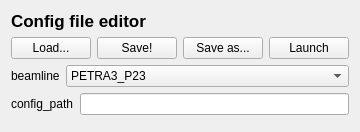
          <widget class="QWidget" name="tab">
           <attribute name="title">
            <string>Config_settings</string>
           </attribute>
           <layout class="QVBoxLayout" name="verticalLayout">
            <item>
             <widget class="QLabel" name="label">
              <property name="sizePolicy">
               <sizepolicy hsizetype="Fixed" vsizetype="Fixed">
                <horstretch>0</horstretch>
                <verstretch>0</verstretch>
               </sizepolicy>
              </property>
              <property name="font">
               <font>
                <pointsize>13</pointsize>
                <weight>75</weight>
                <bold>true</bold>
               </font>
              </property>
              <property name="text">
               <string>Config file editor</string>
              </property>
             </widget>
            </item>
            <item>
             <layout class="QHBoxLayout" name="horizontalLayout_2">
              <property name="sizeConstraint">
               <enum>QLayout::SetFixedSize</enum>
              </property>
              <item>
               <widget class="QPushButton" name="open">
                <property name="sizePolicy">
                 <sizepolicy hsizetype="Fixed" vsizetype="Fixed">
                  <horstretch>0</horstretch>
                  <verstretch>0</verstretch>
                 </sizepolicy>
                </property>
                <property name="text">
                 <string>Load...</string>
                </property>
               </widget>
              </item>
              <item>
               <widget class="QPushButton" name="save">
                <property name="sizePolicy">
                 <sizepolicy hsizetype="Fixed" vsizetype="Fixed">
                  <horstretch>0</horstretch>
                  <verstretch>0</verstretch>
                 </sizepolicy>
                </property>
                <property name="text">
                 <string>Save!</string>
                </property>
               </widget>
              </item>
              <item>
               <widget class="QPushButton" name="saveas">
                <property name="sizePolicy">
                 <sizepolicy hsizetype="Fixed" vsizetype="Fixed">
                  <horstretch>0</horstretch>
                  <verstretch>0</verstretch>
                 </sizepolicy>
                </property>
                <property name="text">
                 <string>Save as...</string>
                </property>
               </widget>
              </item>
              <item>
               <widget class="QPushButton" name="launch">
                <property name="sizePolicy">
                 <sizepolicy hsizetype="Fixed" vsizetype="Fixed">
                  <horstretch>0</horstretch>
                  <verstretch>0</verstretch>
                 </sizepolicy>
                </property>
                <property name="text">
                 <string>Launch</string>
                </property>
               </widget>
              </item>
             </layout>
            </item>
            <item>
             <layout class="QHBoxLayout" name="horizontalLayout_12">
              <item>
               <widget class="QLabel" name="label_26">
                <property name="sizePolicy">
                 <sizepolicy hsizetype="Fixed" vsizetype="Preferred">
                  <horstretch>0</horstretch>
                  <verstretch>0</verstretch>
                 </sizepolicy>
                </property>
                <property name="text">
                 <string>beamline</string>
                </property>
               </widget>
              </item>
              <item>
               <widget class="QComboBox" name="comboBox_beamline">
                <property name="sizePolicy">
                 <sizepolicy hsizetype="Expanding" vsizetype="Fixed">
                  <horstretch>0</horstretch>
                  <verstretch>0</verstretch>
                 </sizepolicy>
                </property>
                <item>
                 <property name="text">
                  <string>PETRA3_P23</string>
                 </property>
                </item>
                <item>
                 <property name="text">
                  <string>ESRF_ROBL</string>
                 </property>
                </item>
                <item>
                 <property name="text">
                  <string>APS_13IDC</string>
                 </property>
                </item>
               </widget>
              </item>
             </layout>
            </item>
            <item>
             <layout class="QHBoxLayout" name="horizontalLayout_18">
              <item>
               <widget class="QLabel" name="label_6">
                <property name="text">
                 <string>config_path</string>
                </property>
               </widget>
              </item>
              <item>
               <widget class="QLineEdit" name="lineEdit">
                <property name="sizePolicy">
                 <sizepolicy hsizetype="Expanding" vsizetype="Fixed">
                  <horstretch>0</horstretch>
                  <verstretch>0</verstretch>
                 </sizepolicy>
                </property>
                <property name="maximumSize">
                 <size>
                  <width>16777215</width>
                  <height>16777215</height>
                 </size>
                </property>
               </widget>
              </item>
             </layout>
            </item>
            <item>
             <widget class="SolverParameters" name="widget_config" native="true">
              <property name="sizePolicy">
               <sizepolicy hsizetype="Preferred" vsizetype="Expanding">
                <horstretch>0</horstretch>
                <verstretch>0</verstretch>
               </sizepolicy>
              </property>
              <property name="minimumSize">
               <size>
                <width>0</width>
                <height>0</height>
               </size>
              </property>
             </widget>
            </item>
           </layout>
          </widget>
